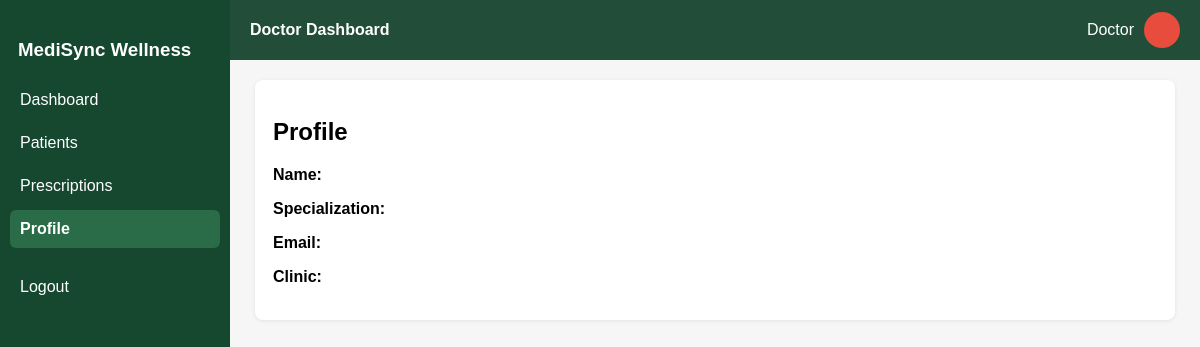
The app's page /backend/DISTRIBUTE_TO_APPROPRIATE_FILES/doctor/profile.php, older data.
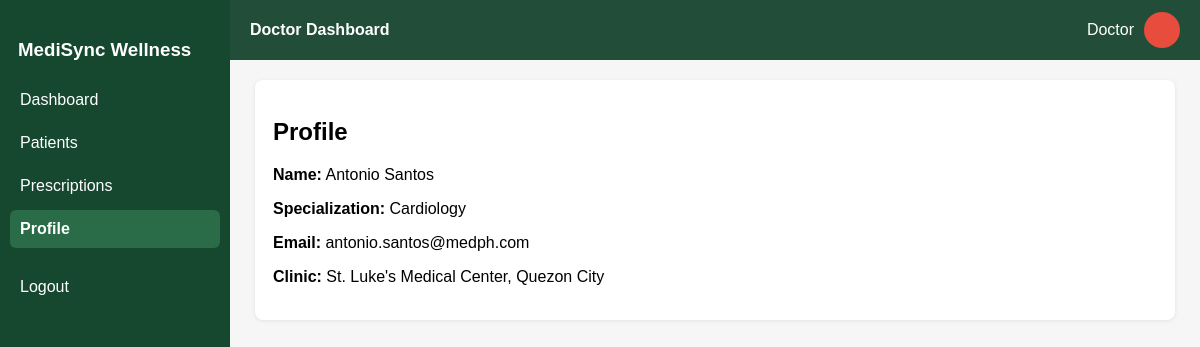
The same page, newer data.
### tables this page shows
CREATE TABLE IF NOT EXISTS `doctor` (
  `doctorID` int NOT NULL,
  `firstName` text NOT NULL,
  `lastName` text NOT NULL,
  `specialization` text NOT NULL,
  `licenseNumber` int NOT NULL,
  `email` text NOT NULL,
  `clinicAddress` text NOT NULL,
  `status` enum('active','pending') NOT NULL DEFAULT 'pending',
  PRIMARY KEY (`doctorID`)
);

### backend/DISTRIBUTE_TO_APPROPRIATE_FILES/doctor/profile.php (the view, shortened to what this page needs)
<?php
include('../includes/db_connect.php');
$doc = $conn->query("SELECT * FROM doctor WHERE doctorID = 1")->fetch_assoc();
?>
    <div class="card">
        <h2>Profile</h2>
        <p><strong>Name:</strong> <?= htmlspecialchars($doc['firstName'].' '.$doc['lastName']) ?></p>
        <p><strong>Specialization:</strong> <?= htmlspecialchars($doc['specialization']) ?></p>
        <p><strong>Email:</strong> <?= htmlspecialchars($doc['email']) ?></p>
        <p><strong>Clinic:</strong> <?= htmlspecialchars($doc['clinicAddress']) ?></p>
    </div>
<?php
include('doctor_standard.php');

Row changes from the older to the newer data that the page shows:
added doctor: firstName+lastName "Antonio Santos", specialization "Cardiology", email "antonio.santos@medph.com", clinicAddress "St. Luke's Medical Center, Quezon City"
